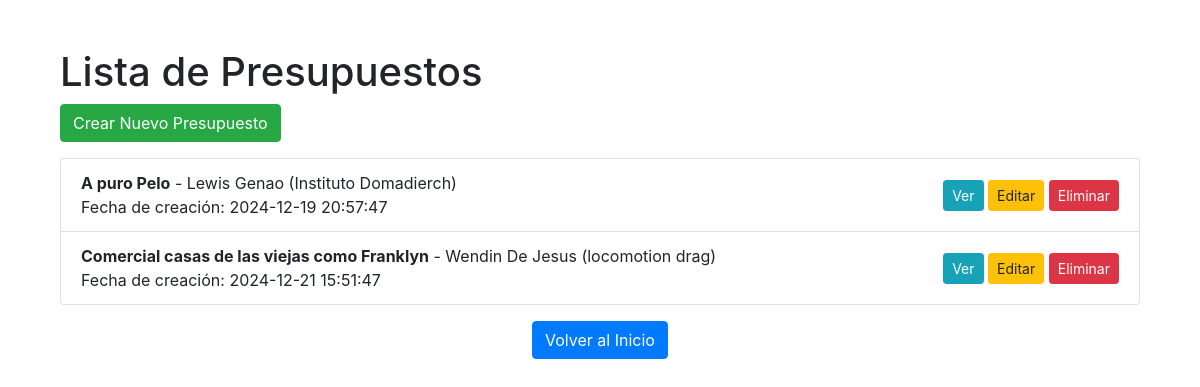
/index_presupuesto.php, run on the app's committed database.
### tables this page shows
CREATE TABLE IF NOT EXISTS `presupuesto` (
  `id` int NOT NULL AUTO_INCREMENT,
  `client_id` int NOT NULL,
  `project_name` varchar(255) NOT NULL,
  `creation_date` date NOT NULL,
  `global_total` decimal(25,0) NOT NULL,
  `imprevisto` decimal(11,2) DEFAULT NULL,
  `impuesto` decimal(11,2) DEFAULT NULL,
  `total_presupuestado` decimal(10,2) NOT NULL DEFAULT '0.00',
  `due_date` date NOT NULL,
  PRIMARY KEY (`id`),
  KEY `client_id` (`client_id`),
  CONSTRAINT `presupuesto_ibfk_1` FOREIGN KEY (`client_id`) REFERENCES `clientes` (`id`) ON DELETE CASCADE
);

CREATE TABLE IF NOT EXISTS `clientes` (
  `id` int NOT NULL AUTO_INCREMENT,
  `client_name` varchar(255) NOT NULL,
  `client_company` varchar(255) DEFAULT NULL,
  `client_email` varchar(255) NOT NULL,
  `client_phone` varchar(20) DEFAULT NULL,
  `created_at` timestamp NOT NULL DEFAULT CURRENT_TIMESTAMP,
  PRIMARY KEY (`id`)
);

### index_presupuesto.php (the view, shortened to what this page needs)
<?php
include 'includes/load.php';
$query = "SELECT p.id AS presupuesto_id, c.client_name, c.client_company, c.created_at, p.project_name
          FROM presupuesto p
          JOIN clientes c ON p.client_id = c.id";
$result = mysqli_query($conexion, $query);
?>
<!DOCTYPE html>
<html lang="es">
<head>
    <link rel="stylesheet" href="https://maxcdn.bootstrapcdn.com/bootstrap/4.5.2/css/bootstrap.min.css">
</head>
<body>
<div class="container mt-4">
    <div class="container mt-5">
        <h1>Lista de Presupuestos</h1>
        <a href="crear_presupuesto.php" class="btn btn-success mb-3">Crear Nuevo Presupuesto</a>
    <ul class="list-group">
        <?php while ($row = mysqli_fetch_assoc($result)): ?>
            <li class="list-group-item d-flex justify-content-between align-items-center">
                <span>
                    <strong><?php echo htmlspecialchars($row['project_name']); ?></strong> -
                    <?php echo htmlspecialchars($row['client_name']); ?> (<?php echo htmlspecialchars($row['client_company']); ?>)
                    <br>Fecha de creación: <?php echo htmlspecialchars($row['created_at']); ?>
                </span>
                <div>
                    <a href="ver_presupuesto.php?id=<?php echo $row['presupuesto_id']; ?>" class="btn btn-info btn-sm">
                        Ver
                    </a>
                    <a href="editar_presupuesto.php?id=<?php echo $row['presupuesto_id']; ?>" class="btn btn-warning btn-sm">
                        Editar
                    </a>
                    <a href="eliminar_presupuesto.php?id=<?php echo $row['presupuesto_id']; ?>"
                       class="btn btn-danger btn-sm"
                       onclick="return confirm('¿Estás seguro de que deseas eliminar este presupuesto?');">
                        Eliminar
                    </a>
                </div>
            </li>
        <?php endwhile; ?>
    </ul>
</div>
</body>
<div class="text-center">
    <a href="home.php" class="btn btn-primary mt-3">Volver al Inicio</a>
</div>
</html>

### data on the page
presupuesto: project_name "A puro Pelo", client.client_name "Lewis Genao", client.client_company "Instituto Domadierch", client.created_at "2024-12-19 20:57:47"
presupuesto: project_name "Comercial casas de las viejas como Franklyn", client.client_name "Wendin De Jesus", client.client_company "locomotion drag", client.created_at "2024-12-21 15:51:47"
